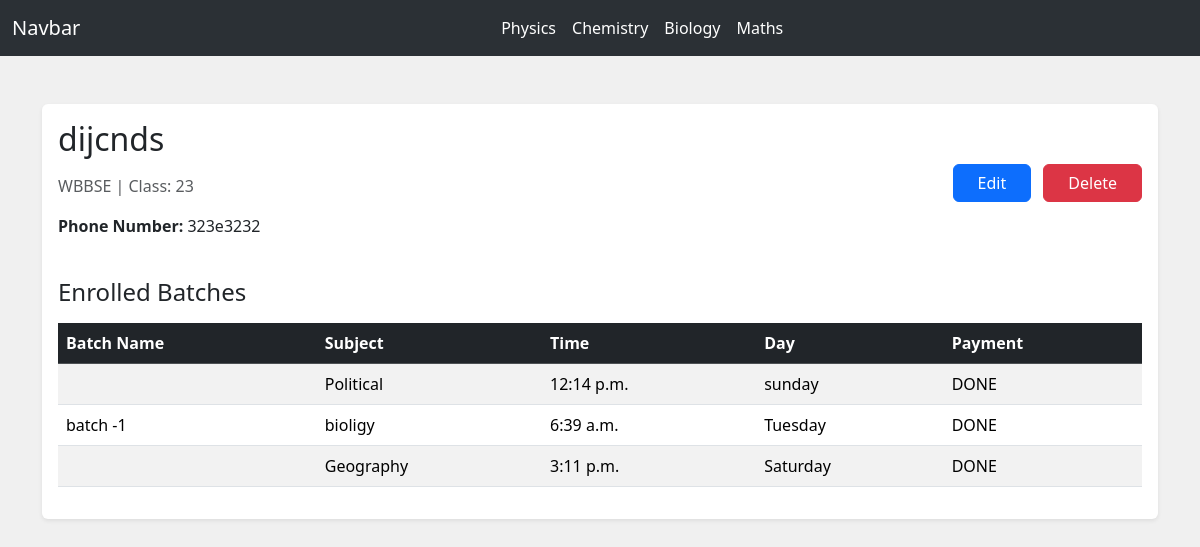
The page /student/15/ on the database as committed earlier.
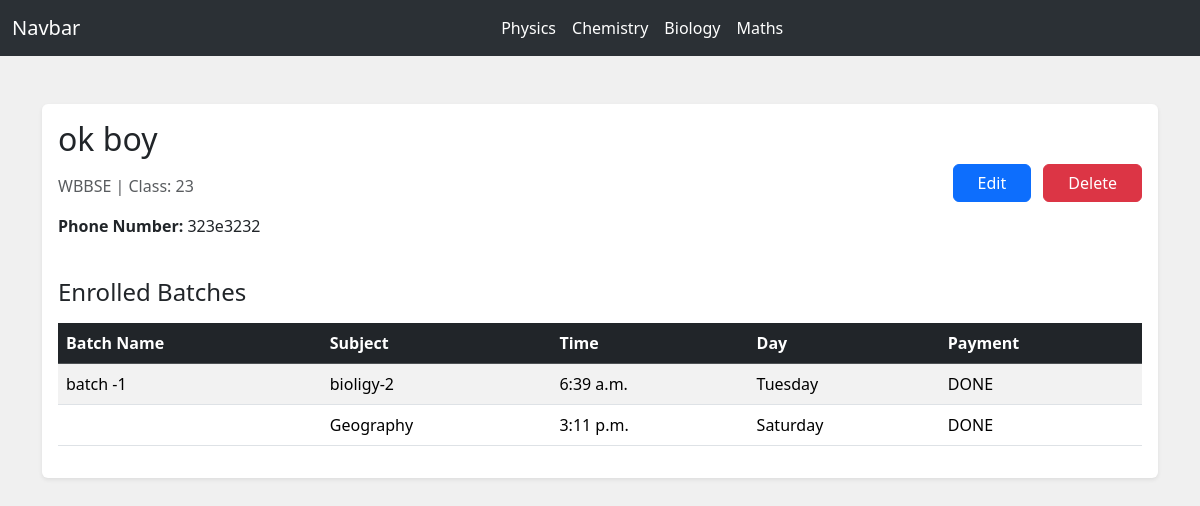
The same page on the database as committed later.
### myapp/models.py (models this page shows, shortened)
class Student(models.Model):
    name = models.CharField(max_length=100)
    phone_number = models.CharField(max_length=15, default='N/A')
    board = models.CharField(max_length=50, choices=[('CBSE', 'CBSE'), ('WBBSE', 'WBBSE'), ('ICSE', 'ICSE')])
    student_class = models.CharField(max_length=10)
    payment = models.CharField(max_length=50, choices=[('DONE', 'DONE'), ('NOT DONE', 'NOT DONE')], default='NOT DONE')
    subject = models.CharField(max_length=100, default='All')

class Batch(models.Model):
    subject_name = models.CharField(max_length=100)
    batch_name = models.CharField(max_length=100,default="")
    batch_time = models.TimeField()
    batch_day = models.CharField(max_length=50)
    class_level = models.CharField(max_length=50)
    class_mode = models.CharField(max_length=100)
    start_date = models.DateField(default=timezone.now)
    teacher_name = models.CharField(max_length=100)
    students = models.ManyToManyField(Student, related_name='batches')

### myapp/views.py (the view)
# urls.py: path('student/<int:student_id>/', views.student_profile, name='student_profile'),
def student_profile(request, student_id):
    student = get_object_or_404(Student, id=student_id)
    batches = Batch.objects.filter(students=student)
    context = {
        'student': student,
        'batches': batches,
    }
    return render(request, 'student_profile.html', context)

### templates/student_profile.html (shortened to what this page needs)
{% extends "base.html" %}
{% load static %}
{% block body %}
<div class="container py-5">
    <div class="card border-0 shadow-sm">
        <div class="card-body">
            <div class="row mb-4">
                <div class="col-md-6">
                    <h2 class="mb-3">{{ student.name }}</h2>
                    <p class="text-muted">{{ student.get_board_display }} | Class: {{ student.student_class }}</p>
                    <p><strong>Phone Number:</strong> {{ student.phone_number }}</p>
                </div>
                <div class="col-md-6 text-end align-self-center">
                    <a href="{% url 'edit_student' student.id %}" class="btn btn-primary mb-2 me-2 px-4">Edit</a>
                    <form method="post" action="{% url 'delete_student' student.id %}" class="d-inline-block">
                        <button type="submit" class="btn btn-danger mb-2 px-4" onclick="return confirm('Are you sure you want to delete this profile?');">Delete</button>
                    </form>
                </div>
            </div>
            <div>
                <h4 class="mb-3">Enrolled Batches</h4>
                {% if batches %}
                    <div class="table-responsive">
                        <table class="table table-striped">
                            <thead class="table-dark">
                                <tr>
                                    <th scope="col">Batch Name</th>
                                    <th scope="col">Subject</th>
                                    <th scope="col">Time</th>
                                    <th scope="col">Day</th>
                                    <th scope="col">Payment</th>
                                </tr>
                            </thead>
                            <tbody>
                                {% for batch in batches %}
                                    <tr>
                                        <td>{{ batch.batch_name }}</td>
                                        <td>{{ batch.subject_name }}</td>
                                        <td>{{ batch.batch_time }}</td>
                                        <td>{{ batch.batch_day }}</td>
                                        <td>{{ student.payment }}</td>
                                    </tr>
                                {% endfor %}
                            </tbody>
                        </table>
                    </div>
                {% else %}
                    <p class="text-muted">No batches assigned to this student.</p>
                {% endif %}
            </div>
        </div>
    </div>
</div>
{% endblock body %}

Rows that differ between the two databases and show on the page:
removed Batch: subject_name "Political", batch_time "12:14 p.m.", batch_day "sunday", {{ student.payment }} "DONE"
changed Student "WBBSE": name "dijcnds" → "ok boy"
changed Batch "batch -1": subject_name "bioligy" → "bioligy-2"
